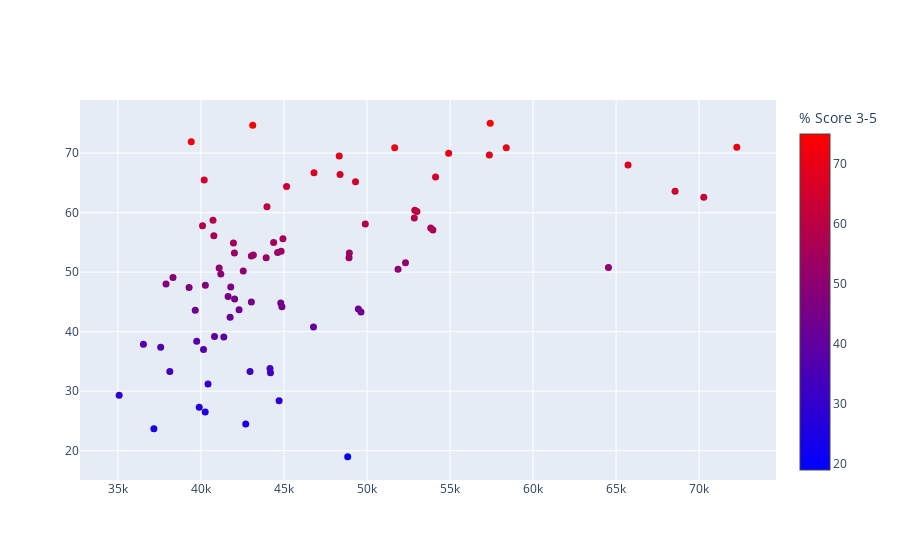

Source (notebook cell):
### Code cell
# Ensure no missing values and correct numeric types
northcarolina20 = northcarolina20.dropna(subset=['PERCENT_3_OR_ABOVE'])
northcarolina20 = northcarolina20.dropna(subset=['per_capita_income'])
northcarolina20['PERCENT_3_OR_ABOVE'] = pd.to_numeric(northcarolina20['PERCENT_3_OR_ABOVE'], errors='coerce')

# Create the scatter plot
fig = go.Figure(data=go.Scatter(
    x=np.round(northcarolina20['per_capita_income'], decimals=-1),
    y=np.round(northcarolina20['PERCENT_3_OR_ABOVE'], decimals=1),
    mode='markers',
    marker=dict(
        size=7,
        color=northcarolina20['PERCENT_3_OR_ABOVE'],  # Use numeric values for color
        colorscale='Bluered',  # Define the color scale
        symbol='circle',
        showscale=True,
        colorbar=dict(title='% Score 3-5'),
    ),
    showlegend=False,
    text=northcarolina20['County'],
    name=''
))

# Display the plot
fig.show()

### Figure 1 — Plotly figure (JSON) as saved in the notebook; plotly's stock layout.template omitted (floating-point values rounded to 4 significant figures)
{"data": [{"marker": {"color": [53.19, 45.45, 58.7, 36.96, 43.27, 45, 57.36, 59.07, 50.74, 65.24, 57.84, 51.61, 75, 33.33, 53.25, 62.56, 37.93, 56.06, 38.37, 43.75, 50.24, 60.42, 50.84, 60.99, 60.2, 33.77, 57.07, 31.18, 70.88, 47.54, 44.75, 47.37, 24.5, 29.27, 58.15, 43.56, 44.17, 66.37, 37.44, 65.52, 55.63, 53.46, 28.42, 50.54, 52.38, 27.27, 63.57, 47.83, 69.71, 65.97, 40.82, 70.98, 19.05, 33.33, 64.4, 66.67, 43.69, 52.44, 70, 45.86, 26.49, 23.72, 39.05, 49.1, 39.24, 47.96, 52.94, 54.92, 52.73, 55, 69.51, 70.9, 67.99, 74.73, 33.05, 49.74, 53.33, 42.42, 71.88], "colorbar": {"title": {"text": "% Score 3-5"}}, "colorscale": [[0, "rgb(0,0,255)"], [1, "rgb(255,0,0)"]], "showscale": true, "size": 7, "symbol": "circle"}, "mode": "markers", "name": "", "showlegend": false, "text": ["Alexander", "Anson", "Ashe", "Avery", "Beaufort", "Bladen", "Brunswick", "Buncombe", "Burke", "Cabarrus", "Caldwell", "Camden", "Carteret", "Caswell", "Catawba", "Chatham", "Cherokee", "Cleveland", "Columbus", "Craven", "Cumberland", "Currituck", "Dare", "Davidson", "Davie", "Duplin", "Durham", "Edgecombe", "Forsyth", "Franklin", "Gaston", "Graham", "Granville", "Greene", "Guilford", "Harnett", "Haywood", "Henderson", "Hoke", "Jackson", "Johnston", "Lee", "Lenoir", "Lincoln", "Macon", "Madison", "Mecklenburg", "Mitchell", "Moore", "New Hanover", "Onslow", "Orange", "Pamlico", "Pasquotank", "Pender", "Perquimans", "Person", "Pitt", "Polk", "Randolph", "Richmond", "Robeson", "Rockingham", "Rutherford", "Sampson", "Scotland", "Stanly", "Stokes", "Surry", "Swain", "Transylvania", "Union", "Wake", "Watauga", "Wayne", "Wilkes", "Wilson", "Yadkin", "Yancey"], "type": "scatter", "x": [42020, 42030, 40730, 40160, 49640, 43040, 53840, 52850, 41100, 49310, 40100, 52320, 57420, 38130, 48940, 70280, 36540, 40780, 39750, 49480, 42550, 52880, 64540, 43980, 53010, 44160, 53970, 40430, 51670, 41800, 44810, 39290, 42700, 35080, 49900, 39660, 44880, 48380, 37580, 40200, 44940, 44830, 44710, 51870, 43930, 39900, 68550, 40270, 57370, 54130, 46780, 72270, 48840, 42960, 45160, 46810, 42300, 48920, 54920, 41640, 40260, 37170, 41380, 38320, 40820, 37900, 43160, 41960, 43040, 44380, 48330, 58390, 65720, 43120, 44190, 41200, 44620, 41760, 39420], "y": [53.2, 45.5, 58.7, 37, 43.3, 45, 57.4, 59.1, 50.7, 65.2, 57.8, 51.6, 75, 33.3, 53.2, 62.6, 37.9, 56.1, 38.4, 43.8, 50.2, 60.4, 50.8, 61, 60.2, 33.8, 57.1, 31.2, 70.9, 47.5, 44.8, 47.4, 24.5, 29.3, 58.1, 43.6, 44.2, 66.4, 37.4, 65.5, 55.6, 53.5, 28.4, 50.5, 52.4, 27.3, 63.6, 47.8, 69.7, 66, 40.8, 71, 19, 33.3, 64.4, 66.7, 43.7, 52.4, 70, 45.9, 26.5, 23.7, 39.1, 49.1, 39.2, 48, 52.9, 54.9, 52.7, 55, 69.5, 70.9, 68, 74.7, 33.1, 49.7, 53.3, 42.4, 71.9]}], "layout": {}}
